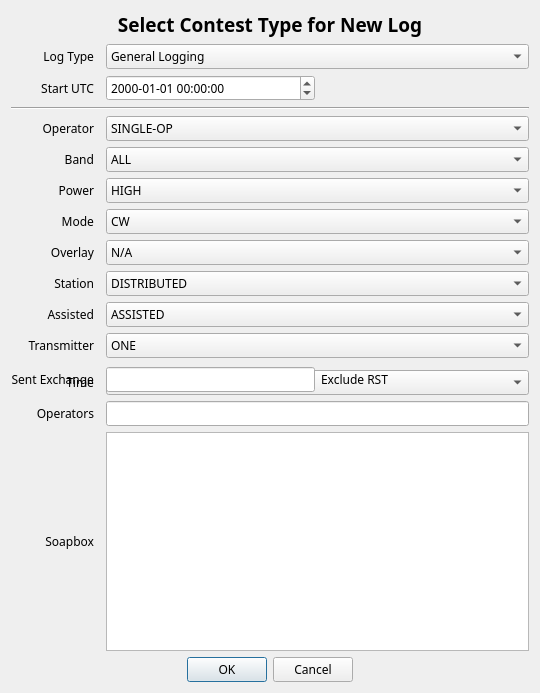
<?xml version="1.0" encoding="UTF-8"?>
<ui version="4.0">
 <class>Dialog</class>
 <widget class="QDialog" name="Dialog">
  <property name="geometry">
   <rect>
    <x>0</x>
    <y>0</y>
    <width>540</width>
    <height>693</height>
   </rect>
  </property>
  <property name="font">
   <font>
    <family>JetBrains Mono</family>
   </font>
  </property>
  <property name="windowTitle">
   <string>New Contest</string>
  </property>
  <layout class="QGridLayout" name="gridLayout">
   <item row="15" column="2" colspan="2">
    <widget class="QPlainTextEdit" name="soapbox">
     <property name="accessibleName">
      <string>Soap Box</string>
     </property>
     <property name="accessibleDescription">
      <string>The soap box</string>
     </property>
    </widget>
   </item>
   <item row="5" column="0">
    <widget class="QLabel" name="label_5">
     <property name="text">
      <string>Band</string>
     </property>
     <property name="alignment">
      <set>Qt::AlignRight|Qt::AlignTrailing|Qt::AlignVCenter</set>
     </property>
    </widget>
   </item>
   <item row="7" column="0">
    <widget class="QLabel" name="label_7">
     <property name="text">
      <string>Mode</string>
     </property>
     <property name="alignment">
      <set>Qt::AlignRight|Qt::AlignTrailing|Qt::AlignVCenter</set>
     </property>
    </widget>
   </item>
   <item row="2" column="0">
    <widget class="QLabel" name="label_3">
     <property name="text">
      <string>Start UTC</string>
     </property>
     <property name="alignment">
      <set>Qt::AlignRight|Qt::AlignTrailing|Qt::AlignVCenter</set>
     </property>
    </widget>
   </item>
   <item row="10" column="2" colspan="2">
    <widget class="QComboBox" name="assisted">
     <property name="accessibleName">
      <string>Assisted</string>
     </property>
     <property name="accessibleDescription">
      <string>Assisted category.</string>
     </property>
     <item>
      <property name="text">
       <string>ASSISTED</string>
      </property>
     </item>
     <item>
      <property name="text">
       <string>NON-ASSISTED</string>
      </property>
     </item>
    </widget>
   </item>
   <item row="13" column="2" colspan="2">
    <widget class="QComboBox" name="time">
     <property name="accessibleName">
      <string>OP Time</string>
     </property>
     <property name="accessibleDescription">
      <string>Operating time.</string>
     </property>
     <item>
      <property name="text">
       <string>6-HOURS</string>
      </property>
     </item>
     <item>
      <property name="text">
       <string>8-HOURS</string>
      </property>
     </item>
     <item>
      <property name="text">
       <string>12-HOURS</string>
      </property>
     </item>
     <item>
      <property name="text">
       <string>24-HOURS</string>
      </property>
     </item>
    </widget>
   </item>
   <item row="12" column="2" rowspan="2">
    <widget class="QLineEdit" name="exchange">
     <property name="accessibleName">
      <string>Sent exchange</string>
     </property>
     <property name="accessibleDescription">
      <string>sent exchange, excluding r s t.</string>
     </property>
     <property name="styleSheet">
      <string notr="true">text-transform: uppercase;</string>
     </property>
    </widget>
   </item>
   <item row="7" column="2" colspan="2">
    <widget class="QComboBox" name="mode">
     <property name="accessibleName">
      <string>Operating mode</string>
     </property>
     <property name="accessibleDescription">
      <string>Mode category</string>
     </property>
     <item>
      <property name="text">
       <string>CW</string>
      </property>
     </item>
     <item>
      <property name="text">
       <string>SSB</string>
      </property>
     </item>
     <item>
      <property name="text">
       <string>RTTY</string>
      </property>
     </item>
     <item>
      <property name="text">
       <string>PSK</string>
      </property>
     </item>
     <item>
      <property name="text">
       <string>SSB+CW</string>
      </property>
     </item>
     <item>
      <property name="text">
       <string>DIGITAL</string>
      </property>
     </item>
     <item>
      <property name="text">
       <string>SSB+CW+DIGITAL</string>
      </property>
     </item>
     <item>
      <property name="text">
       <string>FM</string>
      </property>
     </item>
    </widget>
   </item>
   <item row="12" column="0" rowspan="2">
    <widget class="QLabel" name="label_12">
     <property name="text">
      <string>Sent Exchange</string>
     </property>
     <property name="alignment">
      <set>Qt::AlignRight|Qt::AlignTrailing|Qt::AlignVCenter</set>
     </property>
    </widget>
   </item>
   <item row="9" column="0">
    <widget class="QLabel" name="label_9">
     <property name="text">
      <string>Station</string>
     </property>
     <property name="alignment">
      <set>Qt::AlignRight|Qt::AlignTrailing|Qt::AlignVCenter</set>
     </property>
    </widget>
   </item>
   <item row="0" column="0" colspan="4">
    <widget class="QLabel" name="title">
     <property name="font">
      <font>
       <family>JetBrains Mono</family>
       <pointsize>14</pointsize>
       <bold>true</bold>
      </font>
     </property>
     <property name="text">
      <string>Select Contest Type for New Log</string>
     </property>
     <property name="alignment">
      <set>Qt::AlignCenter</set>
     </property>
    </widget>
   </item>
   <item row="1" column="2" colspan="2">
    <widget class="QComboBox" name="contest">
     <property name="accessibleName">
      <string>Contest Selector</string>
     </property>
     <property name="accessibleDescription">
      <string>Contest or log type.</string>
     </property>
     <item>
      <property name="text">
       <string>General Logging</string>
      </property>
     </item>
     <item>
      <property name="text">
       <string>10 10 FALL CW</string>
      </property>
     </item>
     <item>
      <property name="text">
       <string>10 10 SPRING CW</string>
      </property>
     </item>
     <item>
      <property name="text">
       <string>10 10 SUMMER PHONE</string>
      </property>
     </item>
     <item>
      <property name="text">
       <string>10 10 WINTER PHONE</string>
      </property>
     </item>
     <item>
      <property name="text">
       <string>ARRL 10M</string>
      </property>
     </item>
     <item>
      <property name="text">
       <string>ARRL DX CW</string>
      </property>
     </item>
     <item>
      <property name="text">
       <string>ARRL DX SSB</string>
      </property>
     </item>
     <item>
      <property name="text">
       <string>ARRL FIELD DAY</string>
      </property>
     </item>
     <item>
      <property name="text">
       <string>ARRL SS CW</string>
      </property>
     </item>
     <item>
      <property name="text">
       <string>ARRL SS PHONE</string>
      </property>
     </item>
     <item>
      <property name="text">
       <string>ARRL VHF JAN</string>
      </property>
     </item>
     <item>
      <property name="text">
       <string>ARRL VHF JUN</string>
      </property>
     </item>
     <item>
      <property name="text">
       <string>ARRL VHF SEP</string>
      </property>
     </item>
     <item>
      <property name="text">
       <string>CANADA DAY</string>
      </property>
     </item>
     <item>
      <property name="text">
       <string>CQ WPX CW</string>
      </property>
     </item>
     <item>
      <property name="text">
       <string>CQ WPX SSB</string>
      </property>
     </item>
     <item>
      <property name="text">
       <string>CQ WW CW</string>
      </property>
     </item>
     <item>
      <property name="text">
       <string>CQ WW SSB</string>
      </property>
     </item>
     <item>
      <property name="text">
       <string>CWT</string>
      </property>
     </item>
     <item>
      <property name="text">
       <string>IARU HF</string>
      </property>
     </item>
     <item>
      <property name="text">
       <string>JIDX CW</string>
      </property>
     </item>
     <item>
      <property name="text">
       <string>JIDX PH</string>
      </property>
     </item>
     <item>
      <property name="text">
       <string>NAQP CW</string>
      </property>
     </item>
     <item>
      <property name="text">
       <string>NAQP SSB</string>
      </property>
     </item>
     <item>
      <property name="text">
       <string>WINTER FIELD DAY</string>
      </property>
     </item>
     <item>
      <property name="text">
       <string>YOTA</string>
      </property>
     </item>
    </widget>
   </item>
   <item row="2" column="2">
    <widget class="QDateTimeEdit" name="dateTimeEdit">
     <property name="accessibleName">
      <string>Start of contest Date and U T C Time</string>
     </property>
     <property name="time">
      <time>
       <hour>0</hour>
       <minute>0</minute>
       <second>0</second>
      </time>
     </property>
     <property name="maximumDateTime">
      <datetime>
       <hour>7</hour>
       <minute>59</minute>
       <second>59</second>
       <year>10000</year>
       <month>1</month>
       <day>1</day>
      </datetime>
     </property>
     <property name="currentSection">
      <enum>QDateTimeEdit::YearSection</enum>
     </property>
     <property name="displayFormat">
      <string>yyyy-MM-dd HH:mm:ss</string>
     </property>
     <property name="timeSpec">
      <enum>Qt::UTC</enum>
     </property>
    </widget>
   </item>
   <item row="8" column="0">
    <widget class="QLabel" name="label_8">
     <property name="text">
      <string>Overlay</string>
     </property>
     <property name="alignment">
      <set>Qt::AlignRight|Qt::AlignTrailing|Qt::AlignVCenter</set>
     </property>
    </widget>
   </item>
   <item row="14" column="0">
    <widget class="QLabel" name="label_13">
     <property name="text">
      <string>Operators</string>
     </property>
     <property name="alignment">
      <set>Qt::AlignRight|Qt::AlignTrailing|Qt::AlignVCenter</set>
     </property>
    </widget>
   </item>
   <item row="10" column="0">
    <widget class="QLabel" name="label_10">
     <property name="text">
      <string>Assisted</string>
     </property>
     <property name="alignment">
      <set>Qt::AlignRight|Qt::AlignTrailing|Qt::AlignVCenter</set>
     </property>
    </widget>
   </item>
   <item row="13" column="0">
    <widget class="QLabel" name="label_10">
     <property name="text">
      <string>Time</string>
     </property>
     <property name="alignment">
      <set>Qt::AlignRight|Qt::AlignTrailing|Qt::AlignVCenter</set>
     </property>
    </widget>
   </item>
   <item row="1" column="0">
    <widget class="QLabel" name="label_2">
     <property name="text">
      <string>Log Type</string>
     </property>
     <property name="alignment">
      <set>Qt::AlignRight|Qt::AlignTrailing|Qt::AlignVCenter</set>
     </property>
    </widget>
   </item>
   <item row="2" column="3">
    <spacer name="horizontalSpacer">
     <property name="orientation">
      <enum>Qt::Horizontal</enum>
     </property>
     <property name="sizeHint" stdset="0">
      <size>
       <width>40</width>
       <height>20</height>
      </size>
     </property>
    </spacer>
   </item>
   <item row="4" column="2" colspan="2">
    <widget class="QComboBox" name="operator_class">
     <property name="accessibleName">
      <string>Operator Category</string>
     </property>
     <property name="accessibleDescription">
      <string>Operator category.</string>
     </property>
     <item>
      <property name="text">
       <string>SINGLE-OP</string>
      </property>
     </item>
     <item>
      <property name="text">
       <string>MULTI-OP</string>
      </property>
     </item>
     <item>
      <property name="text">
       <string>CHECKLOG</string>
      </property>
     </item>
    </widget>
   </item>
   <item row="6" column="2" colspan="2">
    <widget class="QComboBox" name="power">
     <property name="accessibleName">
      <string>Power Category</string>
     </property>
     <property name="accessibleDescription">
      <string>Power category</string>
     </property>
     <item>
      <property name="text">
       <string>HIGH</string>
      </property>
     </item>
     <item>
      <property name="text">
       <string>LOW</string>
      </property>
     </item>
     <item>
      <property name="text">
       <string>QRP</string>
      </property>
     </item>
    </widget>
   </item>
   <item row="11" column="0">
    <widget class="QLabel" name="label_11">
     <property name="text">
      <string>Transmitter</string>
     </property>
     <property name="alignment">
      <set>Qt::AlignRight|Qt::AlignTrailing|Qt::AlignVCenter</set>
     </property>
    </widget>
   </item>
   <item row="15" column="0">
    <widget class="QLabel" name="label_14">
     <property name="text">
      <string>Soapbox</string>
     </property>
     <property name="alignment">
      <set>Qt::AlignRight|Qt::AlignTrailing|Qt::AlignVCenter</set>
     </property>
    </widget>
   </item>
   <item row="6" column="0">
    <widget class="QLabel" name="label_6">
     <property name="text">
      <string>Power</string>
     </property>
     <property name="alignment">
      <set>Qt::AlignRight|Qt::AlignTrailing|Qt::AlignVCenter</set>
     </property>
    </widget>
   </item>
   <item row="11" column="2" colspan="2">
    <widget class="QComboBox" name="transmitter">
     <property name="accessibleName">
      <string>Transmitter</string>
     </property>
     <property name="accessibleDescription">
      <string>Transmitter category.</string>
     </property>
     <item>
      <property name="text">
       <string>ONE</string>
      </property>
     </item>
     <item>
      <property name="text">
       <string>TWO</string>
      </property>
     </item>
     <item>
      <property name="text">
       <string>LIMITED</string>
      </property>
     </item>
     <item>
      <property name="text">
       <string>UNLIMITED</string>
      </property>
     </item>
     <item>
      <property name="text">
       <string>SWL</string>
      </property>
     </item>
    </widget>
   </item>
   <item row="5" column="2" colspan="2">
    <widget class="QComboBox" name="band">
     <property name="accessibleName">
      <string>Band Category</string>
     </property>
     <property name="accessibleDescription">
      <string>Band category.</string>
     </property>
     <item>
      <property name="text">
       <string>ALL</string>
      </property>
     </item>
     <item>
      <property name="text">
       <string>160M</string>
      </property>
     </item>
     <item>
      <property name="text">
       <string>80M</string>
      </property>
     </item>
     <item>
      <property name="text">
       <string>40M</string>
      </property>
     </item>
     <item>
      <property name="text">
       <string>20M</string>
      </property>
     </item>
     <item>
      <property name="text">
       <string>15M</string>
      </property>
     </item>
     <item>
      <property name="text">
       <string>10M</string>
      </property>
     </item>
     <item>
      <property name="text">
       <string>6M</string>
      </property>
     </item>
     <item>
      <property name="text">
       <string>2M</string>
      </property>
     </item>
     <item>
      <property name="text">
       <string>222</string>
      </property>
     </item>
     <item>
      <property name="text">
       <string>432</string>
      </property>
     </item>
     <item>
      <property name="text">
       <string>902</string>
      </property>
     </item>
     <item>
      <property name="text">
       <string>1.2G</string>
      </property>
     </item>
     <item>
      <property name="text">
       <string>2.3G</string>
      </property>
     </item>
     <item>
      <property name="text">
       <string>3.4G</string>
      </property>
     </item>
     <item>
      <property name="text">
       <string>5.7G</string>
      </property>
     </item>
     <item>
      <property name="text">
       <string>10G</string>
      </property>
     </item>
     <item>
      <property name="text">
       <string>24G</string>
      </property>
     </item>
     <item>
      <property name="text">
       <string>47G</string>
      </property>
     </item>
     <item>
      <property name="text">
       <string>75G</string>
      </property>
     </item>
     <item>
      <property name="text">
       <string>119G</string>
      </property>
     </item>
     <item>
      <property name="text">
       <string>142G</string>
      </property>
     </item>
     <item>
      <property name="text">
       <string>241G</string>
      </property>
     </item>
     <item>
      <property name="text">
       <string>LIGHT</string>
      </property>
     </item>
     <item>
      <property name="text">
       <string>VHF-3-BAND</string>
      </property>
     </item>
     <item>
      <property name="text">
       <string>VHF-FM-ONLY</string>
      </property>
     </item>
    </widget>
   </item>
   <item row="12" column="3" rowspan="2">
    <widget class="QLabel" name="label_15">
     <property name="text">
      <string>Exclude RST</string>
     </property>
    </widget>
   </item>
   <item row="8" column="2" colspan="2">
    <widget class="QComboBox" name="overlay">
     <property name="accessibleName">
      <string>Overlay category</string>
     </property>
     <property name="accessibleDescription">
      <string>Overlay category</string>
     </property>
     <item>
      <property name="text">
       <string>N/A</string>
      </property>
     </item>
     <item>
      <property name="text">
       <string>CLASSIC</string>
      </property>
     </item>
     <item>
      <property name="text">
       <string>NOVICE-TECH</string>
      </property>
     </item>
     <item>
      <property name="text">
       <string>OVER-50</string>
      </property>
     </item>
     <item>
      <property name="text">
       <string>ROOKIE</string>
      </property>
     </item>
     <item>
      <property name="text">
       <string>TB-WIRES</string>
      </property>
     </item>
     <item>
      <property name="text">
       <string>YOUTH</string>
      </property>
     </item>
     <item>
      <property name="text">
       <string>YL</string>
      </property>
     </item>
    </widget>
   </item>
   <item row="14" column="2" colspan="2">
    <widget class="QLineEdit" name="operators">
     <property name="accessibleName">
      <string>Operators</string>
     </property>
     <property name="accessibleDescription">
      <string>operators in contest.</string>
     </property>
     <property name="styleSheet">
      <string notr="true">text-transform: uppercase;</string>
     </property>
    </widget>
   </item>
   <item row="4" column="0">
    <widget class="QLabel" name="label_4">
     <property name="text">
      <string>Operator</string>
     </property>
     <property name="alignment">
      <set>Qt::AlignRight|Qt::AlignTrailing|Qt::AlignVCenter</set>
     </property>
    </widget>
   </item>
   <item row="9" column="2" colspan="2">
    <widget class="QComboBox" name="station">
     <property name="accessibleName">
      <string>Station type</string>
     </property>
     <property name="accessibleDescription">
      <string>Station type.</string>
     </property>
     <item>
      <property name="text">
       <string>DISTRIBUTED</string>
      </property>
     </item>
     <item>
      <property name="text">
       <string>EXPEDITION</string>
      </property>
     </item>
     <item>
      <property name="text">
       <string>FIXED</string>
      </property>
     </item>
     <item>
      <property name="text">
       <string>HQ</string>
      </property>
     </item>
     <item>
      <property name="text">
       <string>MOBILE</string>
      </property>
     </item>
     <item>
      <property name="text">
       <string>PORTABLE</string>
      </property>
     </item>
     <item>
      <property name="text">
       <string>ROVER</string>
      </property>
     </item>
     <item>
      <property name="text">
       <string>ROVER-LIMITED</string>
      </property>
     </item>
     <item>
      <property name="text">
       <string>ROVER-UNLIMITED</string>
      </property>
     </item>
     <item>
      <property name="text">
       <string>SCHOOL</string>
      </property>
     </item>
    </widget>
   </item>
   <item row="16" column="0" colspan="4">
    <widget class="QDialogButtonBox" name="buttonBox">
     <property name="orientation">
      <enum>Qt::Horizontal</enum>
     </property>
     <property name="standardButtons">
      <set>QDialogButtonBox::Cancel|QDialogButtonBox::Ok</set>
     </property>
     <property name="centerButtons">
      <bool>true</bool>
     </property>
    </widget>
   </item>
   <item row="3" column="0" colspan="4">
    <widget class="Line" name="line">
     <property name="minimumSize">
      <size>
       <width>0</width>
       <height>0</height>
      </size>
     </property>
     <property name="orientation">
      <enum>Qt::Horizontal</enum>
     </property>
    </widget>
   </item>
  </layout>
 </widget>
 <tabstops>
  <tabstop>contest</tabstop>
  <tabstop>dateTimeEdit</tabstop>
  <tabstop>operator_class</tabstop>
  <tabstop>band</tabstop>
  <tabstop>power</tabstop>
  <tabstop>mode</tabstop>
  <tabstop>overlay</tabstop>
  <tabstop>station</tabstop>
  <tabstop>assisted</tabstop>
  <tabstop>transmitter</tabstop>
  <tabstop>exchange</tabstop>
  <tabstop>operators</tabstop>
  <tabstop>soapbox</tabstop>
 </tabstops>
 <resources/>
 <connections>
  <connection>
   <sender>buttonBox</sender>
   <signal>accepted()</signal>
   <receiver>Dialog</receiver>
   <slot>accept()</slot>
   <hints>
    <hint type="sourcelabel">
     <x>248</x>
     <y>254</y>
    </hint>
    <hint type="destinationlabel">
     <x>157</x>
     <y>274</y>
    </hint>
   </hints>
  </connection>
  <connection>
   <sender>buttonBox</sender>
   <signal>rejected()</signal>
   <receiver>Dialog</receiver>
   <slot>reject()</slot>
   <hints>
    <hint type="sourcelabel">
     <x>316</x>
     <y>260</y>
    </hint>
    <hint type="destinationlabel">
     <x>286</x>
     <y>274</y>
    </hint>
   </hints>
  </connection>
 </connections>
</ui>
